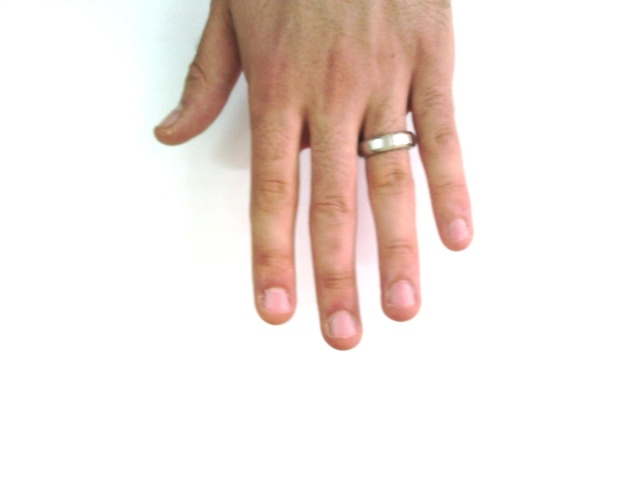
#> input picture data/test/Hand_0000023.jpg, 640 x 480 px
$ python -i __init__.py   (imports and definitions only)
#> lines starting #> are read from the running program, lines starting #| are printed output that depends on the picture; after the words box and inside, x2 and y2 are one past the last pixel; in counts of white or black regions, pixels touching at a corner belong together
import cv2
import numpy as np


def mask_color(img, lower, upper):
    return cv2.inRange(cv2.cvtColor(img, cv2.COLOR_BGR2HSV), np.array(lower, dtype=np.uint8),
                       np.array(upper, dtype=np.uint8))


def preprocess(frame):
    frame = cv2.bilateralFilter(frame, 5, 50, 100)
    bgModel = cv2.createBackgroundSubtractorMOG2(0, 50)
    fgmask = bgModel.apply(frame)
    fgmask = cv2.erode(fgmask, np.ones((3, 3), np.uint8), iterations=1)
    img = cv2.bitwise_and(frame, frame, mask=fgmask)
    cv2.imshow('Morph', img)
    skin_mask = mask_color(img, [0, 48, 80], [20, 255, 255])
    cv2.imshow('Threshold Hands', skin_mask)
    return skin_mask

>>> import cv2
>>> picture = cv2.imread('../../data/test/Hand_0000023.jpg')
#> picture is the input picture: shape (480, 640, 3); mean B, G, R 225.3, 230.3, 241.1
>>> result = preprocess(picture)
#> in preprocess, `fgmask = bgModel.apply(frame)`: fgmask: shape (480, 640); every value is 127
#> in mask_color, `return cv2.inRange(cv2.cvtColor(img, cv2.COLOR_BGR2HSV), np.array(lowe..`:
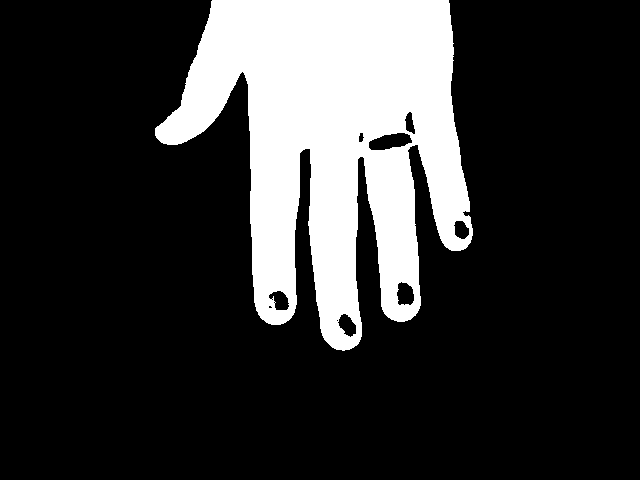
#> returned value: shape (480, 640); 20.5% white; 1 white region, box (x1, y1, x2, y2) and area: (155, 0, 473, 351) 63060
